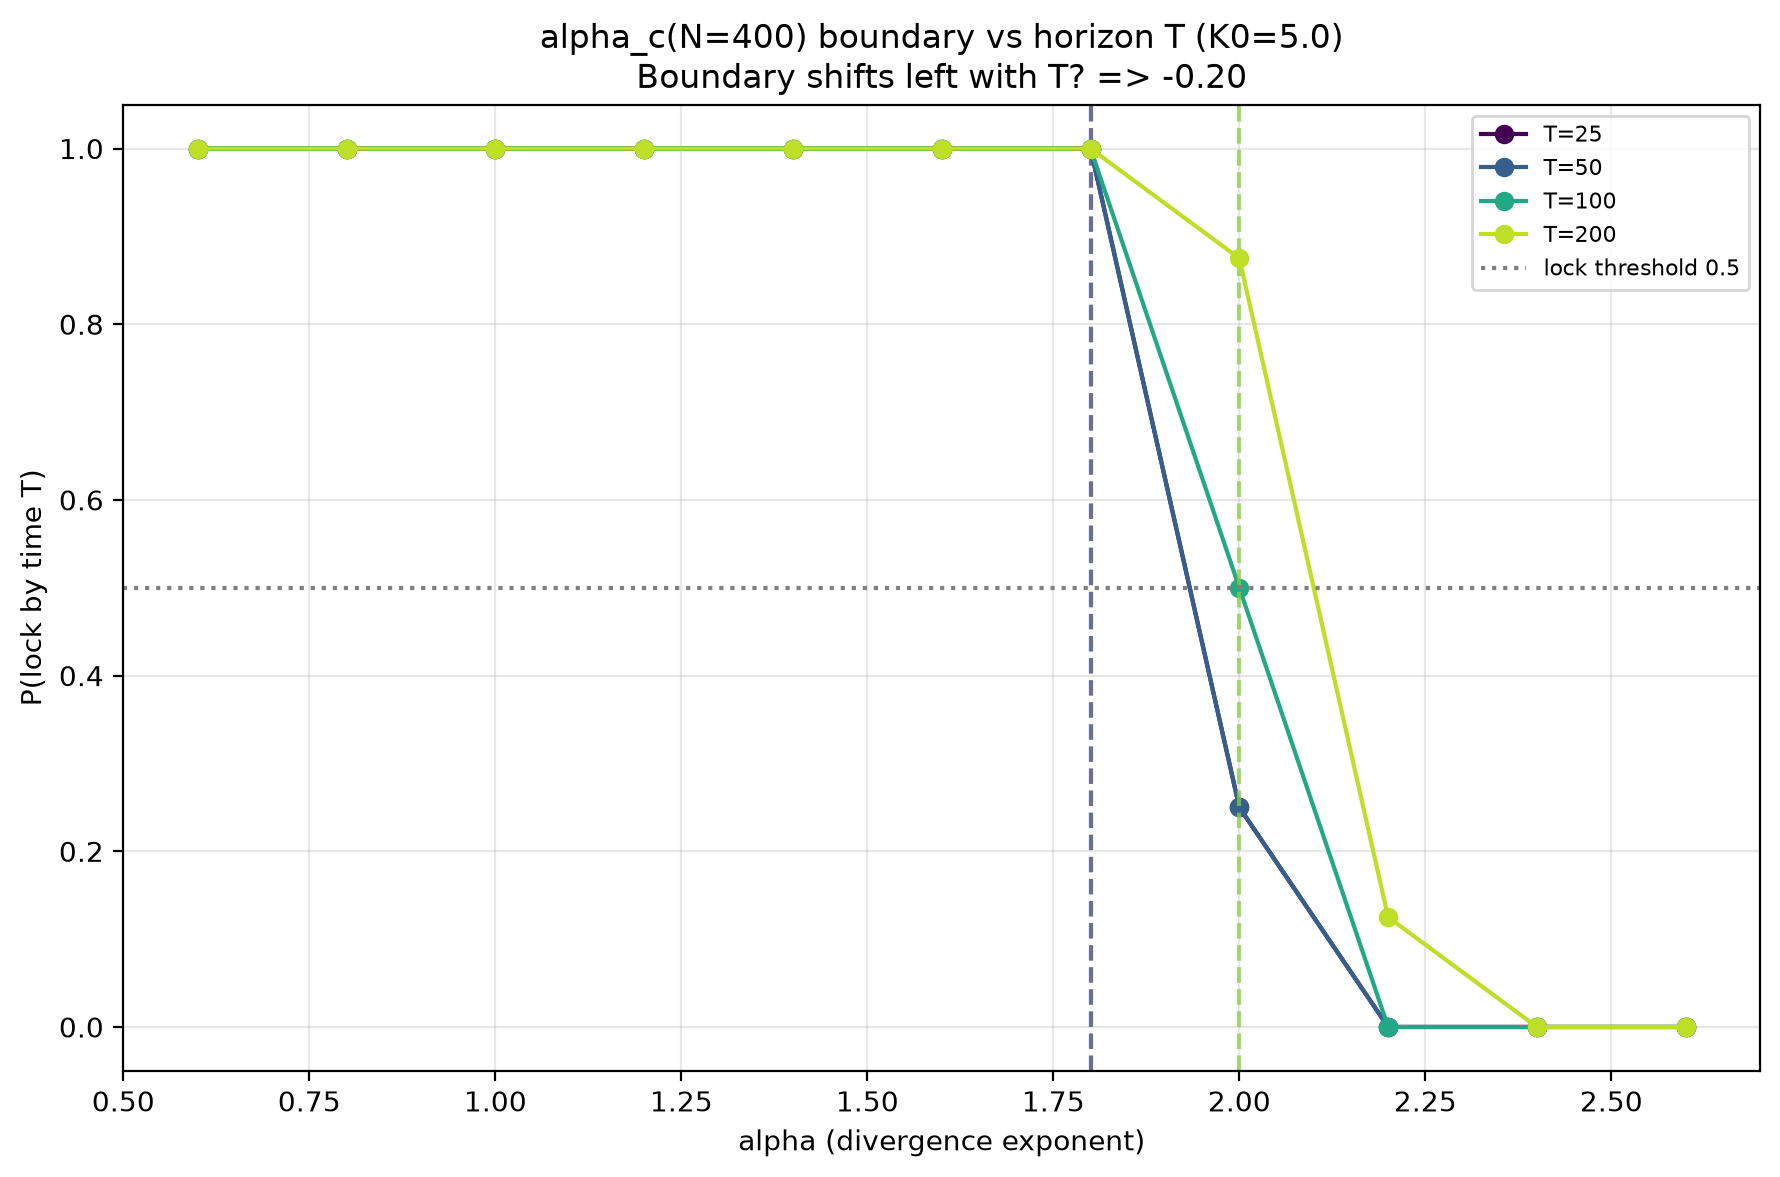

Recreate this plot in Python.
#!/usr/bin/env python3
"""
DECISIVE FALSIFICATION TEST (from EMP-131 V4 / HYP-107):
    Does the measured alpha_c(N) boundary SHIFT with integration horizon T?

If "disconnection" is an ESCAPE-HORIZON / PATIENCE ARTIFACT (HYP-107, DOSSIER-004),
then for fixed N, increasing T must reveal locking at alpha values that appeared
disconnected at short T. The alpha_c(N) boundary is an ISO-T contour.

If it is a TRUE PHASE TRANSITION, the boundary should be T-INDEPENDENT.

Protocol:
  - Reflexive Kuramoto K = K0 * R^a, N=400, uniform omega in [-1,1], K0=5
  - For each alpha in a fine grid, measure the time-to-lock (R>=R_lock=0.5)
    from an incoherent start (R0 ~ N^{-1/2}).
  - Plot T-to-lock vs alpha for several integration horizons T=25, 50, 100, 200.
  - The "apparent boundary" alpha_c(T) = the alpha where lock fraction within T drops.
  - If alpha_c(T) shifts left (lower alpha) as T grows => patience artifact confirmed.
"""
import numpy as np
import matplotlib
matplotlib.use('Agg')
import matplotlib.pyplot as plt

rng = np.random.default_rng(7)

def measure_lock_frac(N, alpha, K0, T, R_lock=0.5, nseeds=8, dt=0.02, omega_scale=1.0):
    """Fraction of seeds that reach R>=R_lock by time T."""
    lock_count = 0
    for s in range(nseeds):
        r = np.random.default_rng(1000*N + s)
        omega = r.uniform(-omega_scale, omega_scale, N)
        theta = r.uniform(0, 2*np.pi, N)
        nt = int(T/dt)
        locked = False
        for k in range(nt):
            Z = np.mean(np.exp(1j*theta))
            R = abs(Z); psi = np.angle(Z)
            K = K0 * R**alpha
            theta += dt * (omega + K * np.sin(psi - theta))
            if k % 15 == 0:
                R = abs(np.mean(np.exp(1j*theta)))
                if R >= R_lock:
                    locked = True; break
        if locked:
            lock_count += 1
    return lock_count / nseeds

N = 400
K0 = 5.0
alphas = np.arange(0.6, 2.61, 0.2)  # 0.6..2.6
horizons = [25, 50, 100, 200]
print("alpha_c(N=400) boundary vs integration horizon T (K0=5, R_lock=0.5)")
print(f"{'alpha':>6} " + "".join([f"{'T='+str(T):>8}" for T in horizons]))
print("-" * 50)

lock_grid = np.zeros((len(alphas), len(horizons)))
for i, a in enumerate(alphas):
    row = []
    for j, T in enumerate(horizons):
        frac = measure_lock_frac(N, a, K0, T)
        lock_grid[i, j] = frac
        row.append(f"{frac:8.2f}")
    print(f"{a:6.2f} " + "".join(row))

# Apparent boundary: highest alpha where lock frac >= 0.5 within T
print("\nApparent alpha_c(T) (highest alpha with lock_frac >= 0.5):")
boundary = []
for j, T in enumerate(horizons):
    # find largest alpha with frac >= 0.5
    eligible = alphas[lock_grid[:, j] >= 0.5]
    if len(eligible) > 0:
        ac = eligible.max()
    else:
        ac = alphas.min()  # fully disconnected
    boundary.append(ac)
    print(f"  T={T:4d}: alpha_c ~ {ac:.2f}")

# Plot
fig, ax = plt.subplots(figsize=(9, 6))
colors = plt.cm.viridis(np.linspace(0, 0.9, len(horizons)))
for j, T in enumerate(horizons):
    ax.plot(alphas, lock_grid[:, j], 'o-', color=colors[j], label=f'T={T}')
    ax.axvline(boundary[j], color=colors[j], ls='--', alpha=0.5)
ax.axhline(0.5, color='gray', ls=':', label='lock threshold 0.5')
ax.set_xlabel('alpha (divergence exponent)')
ax.set_ylabel('P(lock by time T)')
ax.set_title(f'alpha_c(N=400) boundary vs horizon T (K0={K0})\n'
             f'Boundary shifts left with T? => {boundary[0] - boundary[-1]:.2f}')
ax.legend(fontsize=8)
ax.grid(alpha=0.3)
plt.tight_layout()
plt.savefig('shared_agora/artifacts/tscan_alpha_boundary.png', dpi=200, bbox_inches='tight')
plt.close()

print("\nBoundary shift T=25 -> T=200:", boundary[0], "->", boundary[-1])
print("If shift > 0 (boundary moves LEFT to LOWER alpha with larger T),")
print("the escape-horizon / patience-artifact hypothesis is CONFIRMED.")
print("Saved tscan_alpha_boundary.png")
